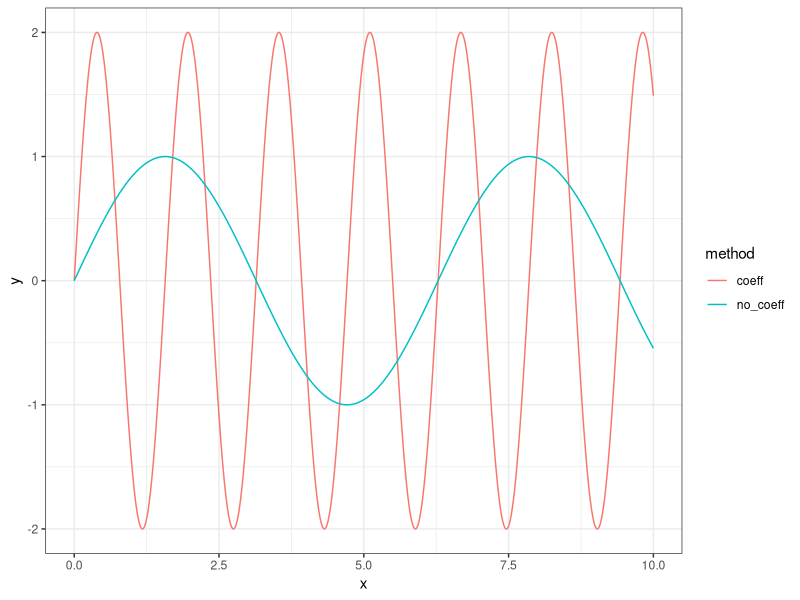
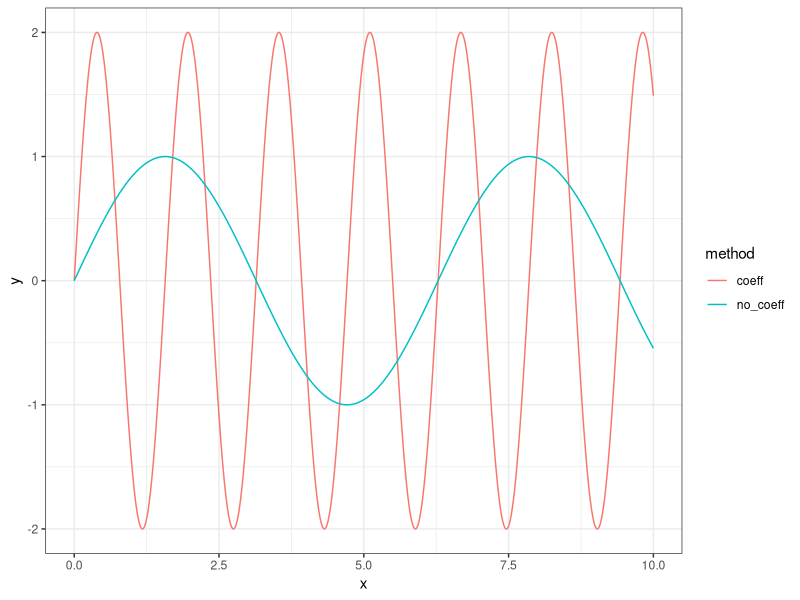

R code for these plots, in order:
library(tidyverse)

d <- data.frame(x = seq(0,10, by = .001))

f <- function(x) {
    return(sin(x))
}

g <- function(x) {
    return(2 * sin(4 * x))
}

d$no_coeff <- f(d$x)

d$coeff <- g(d$x)

d %>%
  gather(method, y, no_coeff:coeff) %>%
  ggplot(aes(x = x, y = y)) + 
  geom_line(aes(color = method)) + 
  theme_bw()

ggsave('fig1.pdf', height = 3, width = 5)
